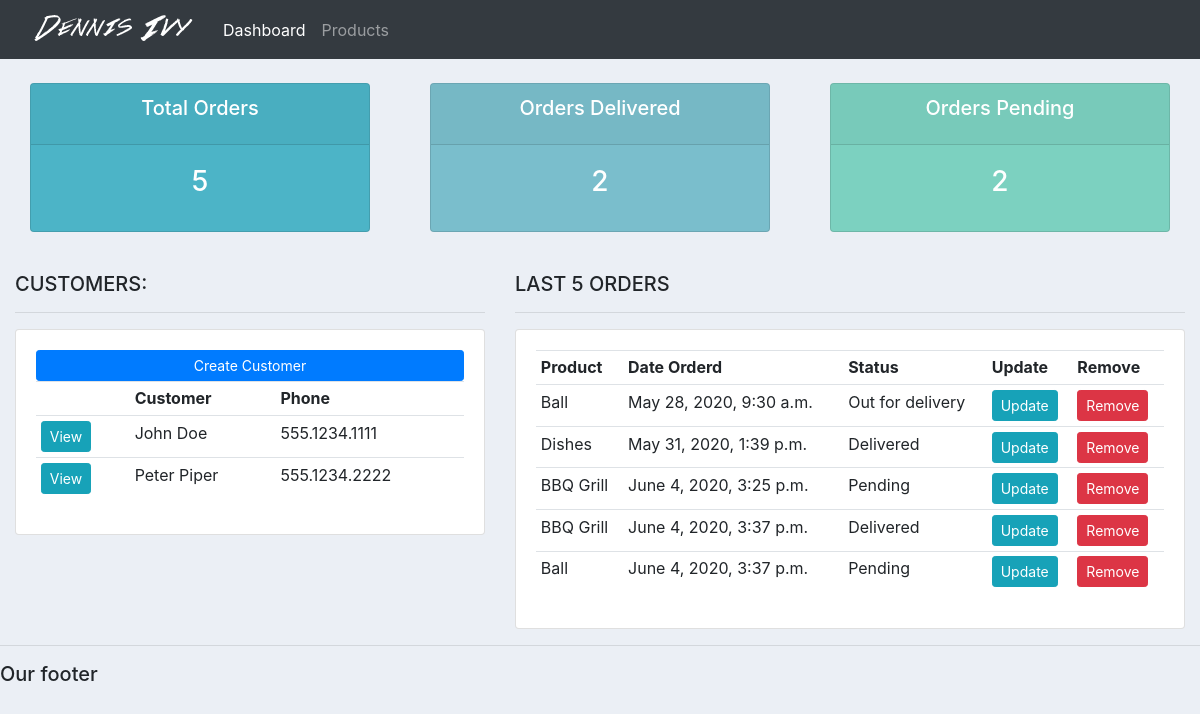
The page / on the database its author committed.
### accounts/models.py (models this page shows, shortened)
class Customer(models.Model):
    name = models.CharField(max_length=200, null=True)
    phone = models.CharField(max_length=200, null=True)
    email = models.CharField(max_length=200, null=True)
    date_created = models.DateTimeField(auto_now_add=True, null=True)

class Order(models.Model):
    STATUS = (
        ('Pending', 'Pending'),
        ('Out for delivery', 'Out for delivery'),
        ('Delivered', 'Delivered'),
    )
    customer = models.ForeignKey(Customer, null=True, on_delete=models.SET_NULL)
    product = models.ForeignKey(Product, null=True, on_delete=models.SET_NULL)
    date_created = models.DateTimeField(auto_now_add=True, null=True)
    status = models.CharField(max_length=200, null=True, choices=STATUS)
    note = models.CharField(max_length=200, null=True)

class Product(models.Model):
    CATEGORY = (
        ('Indoor', 'Indoor'),
        ('Out Door', 'Out Door'),
    )
    name = models.CharField(max_length=200, null=True)
    price = models.FloatField()
    category = models.CharField(max_length=200, null=True, choices=CATEGORY)
    description = models.CharField(max_length=200, null=True, blank=True)
    date_created = models.DateTimeField(auto_now_add=True, null=True)
    tags = models.ManyToManyField(Tag)
    def __str__(self):
        return self.name

### accounts/views.py (the view)
# urls.py: path('', views.home, name="home"),
def home(request):
    customers = Customer.objects.all()
    orders = Order.objects.all()
    total_orders = orders.count()
    delivered = orders.filter(status='Delivered').count()
    pending = orders.filter(status='Pending').count()
    context = {'customers': customers, 'orders': orders,
               'total_orders': total_orders, 'delivered': delivered,
               'pending': pending}
    return render(request, 'accounts/dashboard.html', context)

### accounts/templates/accounts/dashboard.html
{% extends 'accounts/main.html' %}
{% block content %}
    {% include 'accounts/status.html' %}
    <br>
    <div class="row">
        <div class="col-md-5">
            <h5>CUSTOMERS:</h5>
            <hr>
            <div class="card card-body">
                <a class="btn btn-primary  btn-sm btn-block" href="">Create Customer</a>
                <table class="table table-sm">
                    <tr>
                        <th></th>
                        <th>Customer</th>
                        <th>Phone</th>
                    </tr>
                    {% for customer in customers %}
                        <tr>
                            <td><a class="btn btn-sm btn-info" href="{% url 'customer' customer.id %}">View</a></td>
                            <td>{{ customer.name }}</td>
                            <td>{{ customer.phone }}</td>
                        </tr>
                    {% endfor %}
                </table>
            </div>
        </div>
        <div class="col-md-7">
            <h5>LAST 5 ORDERS</h5>
            <hr>
            <div class="card card-body">
                <table class="table table-sm">
                    <tr>
                        <th>Product</th>
                        <th>Date Orderd</th>
                        <th>Status</th>
                        <th>Update</th>
                        <th>Remove</th>
                    </tr>
                    {% for order in orders %}
                        <tr>
                            <td>{{ order.product }}</td>
                            <td>{{ order.date_created }}</td>
                            <td>{{ order.status }}</td>
                            <td><a class="btn btn-sm btn-info" href="{% url 'update_order' order.id %}">Update</a></td>
                            <td><a class="btn btn-sm btn-danger" href="{% url 'delete_order' order.id %}">Remove</a>
                            </td>
                        </tr>
                    {% endfor %}
                </table>
            </div>
        </div>
    </div>
{% endblock %}

### static/css/main.css (style rules this page uses)
body { background-color: #ebeff5; }

### rows shown on the page
Customer: name "John Doe", phone "555.1234.1111"
Customer: name "Peter Piper", phone "555.1234.2222"
Order: product "Ball", date_created "May 28, 2020, 9:30 a.m.", status "Out for delivery"
Order: product "Dishes", date_created "May 31, 2020, 1:39 p.m.", status "Delivered"
Order: product "BBQ Grill", date_created "June 4, 2020, 3:25 p.m.", status "Pending"
Order: product "BBQ Grill", date_created "June 4, 2020, 3:37 p.m.", status "Delivered"
Order: product "Ball", date_created "June 4, 2020, 3:37 p.m.", status "Pending"

### other values the page prints
{{ total_orders }} "5"
{{ delivered }} "2"
{{ pending }} "2"
